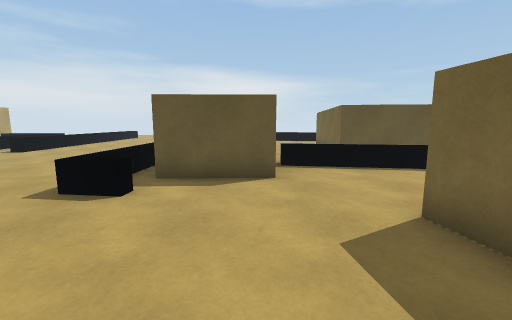
[1] (above)

13 first-person views from a walk through a Unity game level. The camera is 1.3 m above the floor, tilts 8° down and sees 90° across. The floor is counted in squares, 1 m on a side. Each view is taken from the middle of a square. On the plan, view 1 faces up. The plan holds only what a view shows up to about 13 squares ahead; the rest is blank. The place goes on beyond the plan. Some animated figures are not drawn.

[2]
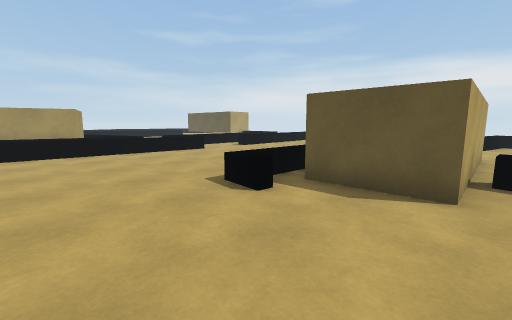

[3]
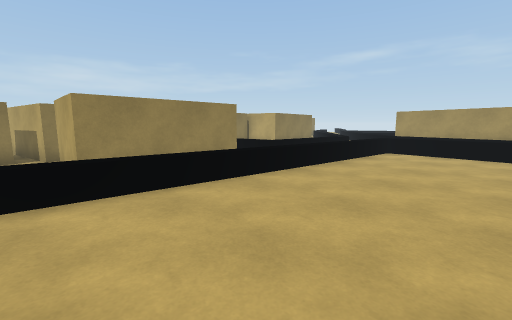

[4]
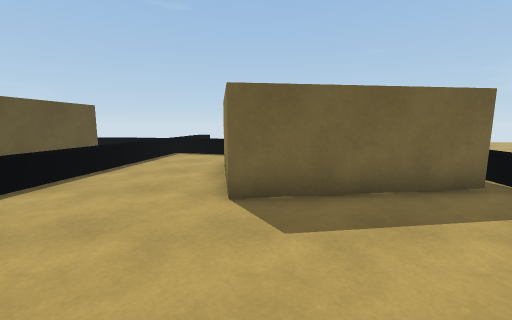

[5]
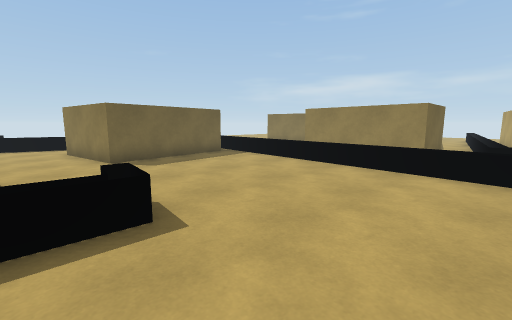

[6]
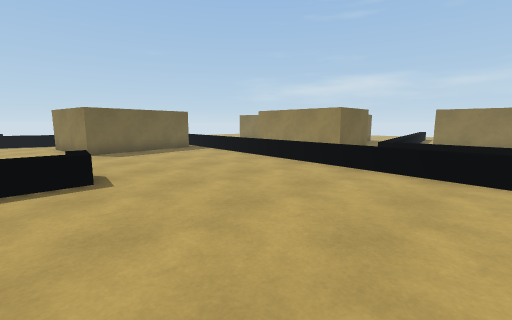

[7]
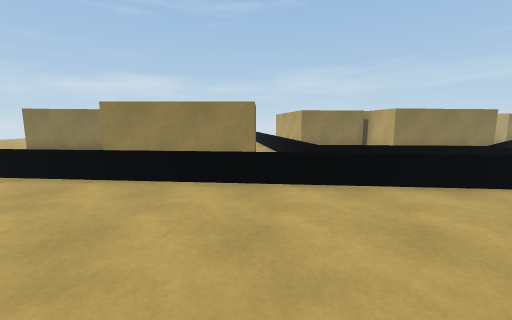

[8]
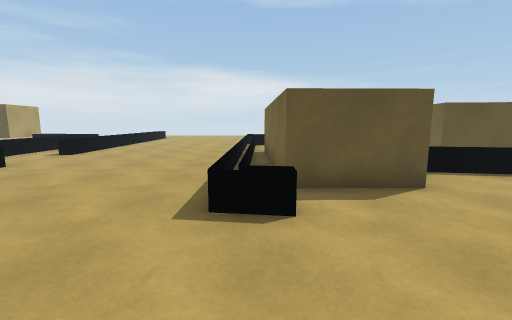

[9]
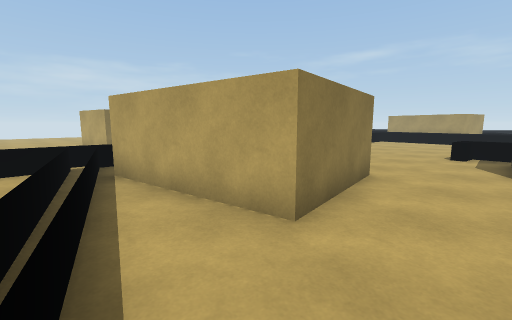

[10]
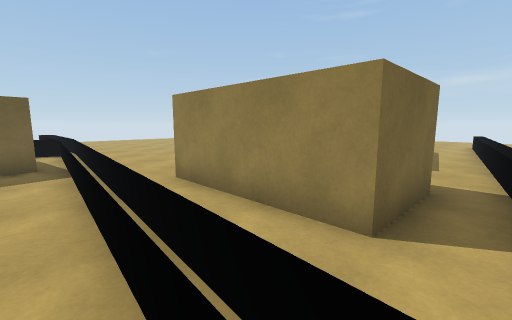

[11]
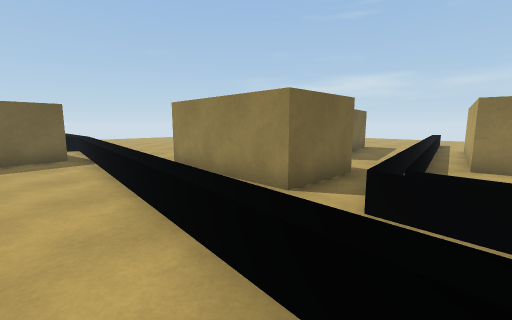

[12]
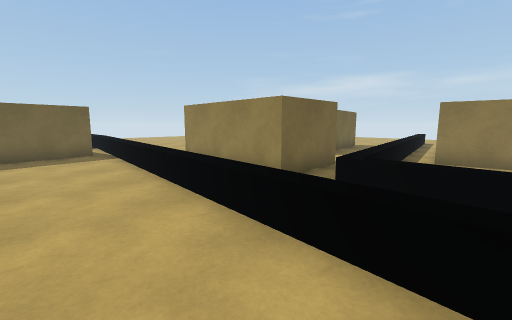

[13]
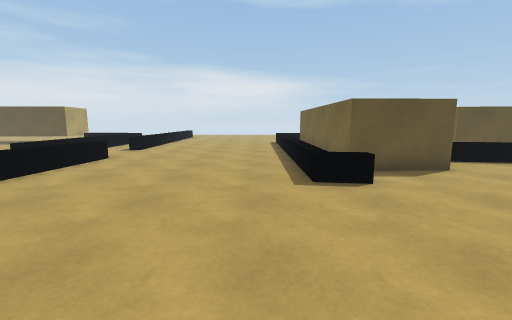

### Floor plan
Points are (right, up) in squares from view 1. A wall is a line through its corners. A room is listed if a view was taken in it or the views show most of it. See-through windows are left out.
Room 1 (views 1, 2, 3, 4, 5, 6, 7, 8, 9, 10, 11, 12, 13)
walls: (0.4, 9.6) (0.5, 6.1) (-2.4, 6.1); (3.1, -1.7) (2.3, 3.5) (6.3, 4) (7, -1.2)
low walls: (-3.3, 5) (-3.2, 8.6); (-2.4, 4.9) (-3.3, 5); (-3.2, 9.2) (-3.3, 5) (-2.4, 4.9) (-2.4, 4.5) (-3.7, 4.7) (-2.4, 4.5); (-3.6, 9.4) (-3.7, 4.7) (-3.6, 9.5); (-10.7, 8.8) (-11.2, -0.9) (3.9, -2.4); (-11.2, 8.9) (-11.5, 3.5); (-11.5, -1.4) (3.8, -2.9); (8.7, 3.6) (9.6, 6.6) (0.7, 8); (9.3, 3.8) (10, 6.6); (9.7, 7.2) (0.8, 8.7)

Where each view was taken, in squares from view 1:
view 1: 0 up, 0 right, facing up
view 2: 1 up, 1 right, facing up-left
view 3: 3 up, 1 right, facing down-left
view 4: 3 up, 2 left, facing right
view 5: 6 up, 7 left, facing down-right
view 6: 6 up, 10 left, facing down-right
view 7: 4 up, 5 left, facing down
view 8: 1 up, 3 left, facing up
view 9: 6 up, 9 right, facing down-left
view 10: 1 down, 6 left, facing down-right
view 11: 0 up, 8 left, facing down-right
view 12: 1 up, 9 left, facing down-right
view 13: 1 down, 5 left, facing up
